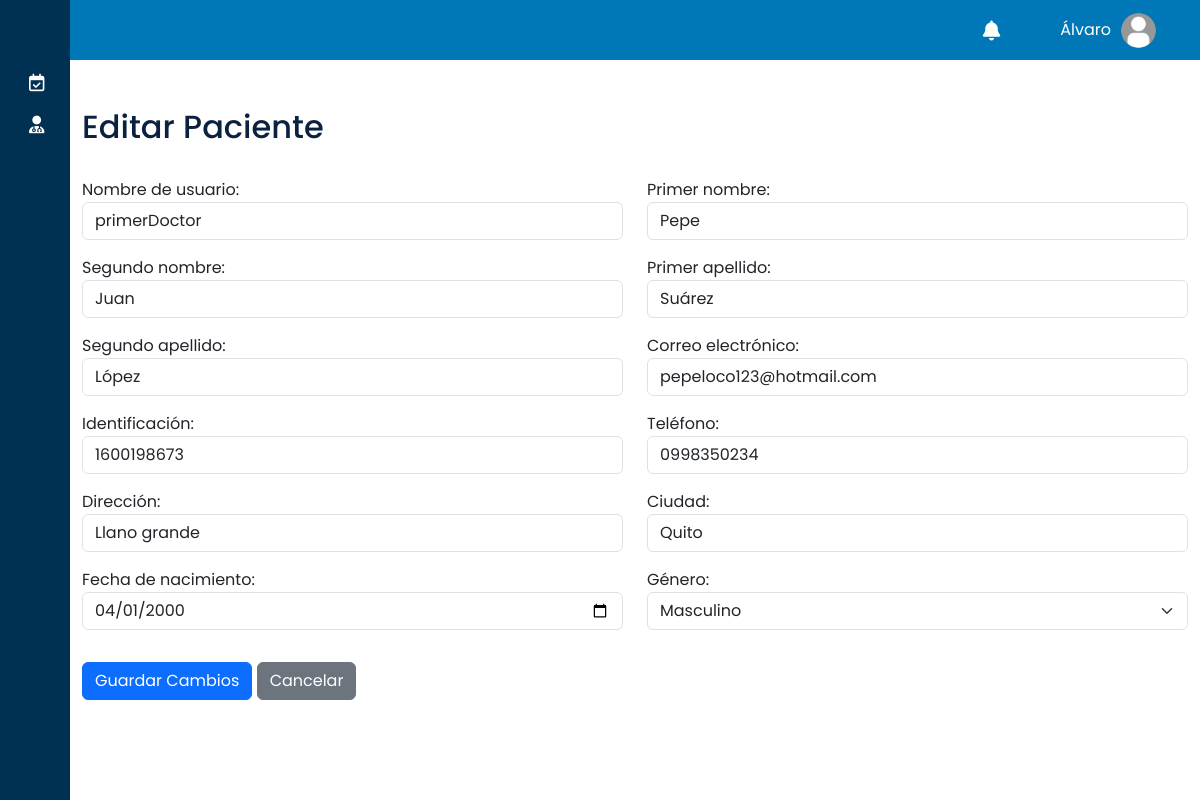
Screenshot of /core/edit_patient/3/ (signed in) with the database file from the repository.
### core/models.py (models this page shows, shortened)
class User(AbstractUser):
    middle_name = models.CharField(max_length=30, blank=True, null=True)
    maternal_surname = models.CharField(max_length=30, blank=True, null=True)
    identification = models.CharField(max_length=13, blank=True, null=True)
    address = models.CharField(max_length=50, blank=True, null=True)
    city = models.CharField(max_length=15, blank=True, null=True)
    phone_number = models.CharField(max_length=10, blank=True, null=True)
    birth_date = models.DateField(blank=True, null=True)
    GENRE_CHOICES = [
        ('M', 'Masculino'),
        ('F', 'Femenino'),
    ]
    genre = models.CharField(
        max_length=1, choices=GENRE_CHOICES, blank=False, null=False)

### core/views/patient_views.py (the view)
@login_required
def create_or_edit_patient(request, patient_id=None):
    is_editing = patient_id is not None
    patient = None
    if is_editing:
        patient = get_object_or_404(User, pk=patient_id)
    if request.method == 'POST':
        form = UserForm(request.POST, instance=patient)
        if form.is_valid():
            try:
                patient = form.save(commit=False)
                if not is_editing:
                    password = generate_password()
                    patient.set_password(password)
                patient.modified_by = request.user
                patient.save()
                if not is_editing:
                    patient_group, created = Group.objects.get_or_create(
                        name='Paciente')
                    patient.groups.add(patient_group)
                    messages.success(
                        request, f'Paciente creado con éxito. La contraseña generada es: {password}'
                    )
                else:
                    messages.success(
                        request, 'Paciente actualizado con éxito.')
                return redirect('manage_patients')
            except Exception as e:
                messages.error(
                    request, f'Error al guardar el paciente: {str(e)}')
        else:
            for field, errors in form.errors.items():
                for error in errors:
                    messages.error(
                        request, f"{form.fields[field].label}: {error}")
    else:
        if patient and patient.birth_date:
            patient.birth_date = patient.birth_date.strftime('%Y-%m-%d')
        form = UserForm(instance=patient)
    return render(request, 'receptionist/create_or_edit_patient.html', {
        'form': form,
        'is_editing': is_editing
    })

### core/context_processors.py (called while the page is built)
def group_context(request):
    if request.user.is_authenticated:
        return {
            'is_paciente': request.user.groups.filter(name='Paciente').exists(),
            'is_administrador': request.user.groups.filter(name='Administrador').exists(),
            'is_secretaria': request.user.groups.filter(name='Secretaria').exists(),
            'is_doctor': request.user.groups.filter(name='Doctor').exists(),
            'is_manager': request.user.groups.filter(name='Gerencia').exists(),
        }
    return {}

def notifications_processor(request):
    if request.user.is_authenticated:
        notifications = Notification.objects.filter(
            patient=request.user,
            is_read=False
        ).order_by('-created_at')
        return {
            'notifications': notifications,
            'unread_notifications': notifications,
        }
    return {'notifications': None, 'unread_notifications': None}

### core/templates/receptionist/create_or_edit_patient.html (shortened to what this page needs)
{% extends 'shared/base.html' %}
{% block content %}
<div class="container mt-5">
    <h2>
        {% if is_editing %}
            Editar Paciente
        {% else %}
            Crear Paciente
        {% endif %}
    </h2>
    <br>
    <form method="post">
        <div class="row">
            <div class="col-md-6 mb-3">
                {{ form.username.label_tag }}
                {{ form.username }}
            </div>
            <div class="col-md-6 mb-3">
                {{ form.first_name.label_tag }}
                {{ form.first_name }}
            </div>
        </div>
        <div class="row">
            <div class="col-md-6 mb-3">
                {{ form.middle_name.label_tag }}
                {{ form.middle_name }}
            </div>
            <div class="col-md-6 mb-3">
                {{ form.last_name.label_tag }}
                {{ form.last_name }}
            </div>
        </div>
        <div class="row">
            <div class="col-md-6 mb-3">
                {{ form.maternal_surname.label_tag }}
                {{ form.maternal_surname }}
            </div>
            <div class="col-md-6 mb-3">
                {{ form.email.label_tag }}
                {{ form.email }}
            </div>
        </div>
        <div class="row">
            <div class="col-md-6 mb-3">
                {{ form.identification.label_tag }}
                {{ form.identification }}
            </div>
            <div class="col-md-6 mb-3">
                {{ form.phone_number.label_tag }}
                {{ form.phone_number }}
            </div>
        </div>
        <div class="row">
            <div class="col-md-6 mb-3">
                {{ form.address.label_tag }}
                {{ form.address }}
            </div>
            <div class="col-md-6 mb-3">
                {{ form.city.label_tag }}
                {{ form.city }}
            </div>
        </div>
        <div class="row">
            <div class="col-md-6 mb-3">
                {{ form.birth_date.label_tag }}
                {{ form.birth_date }}
            </div>
            <div class="col-md-6 mb-3">
                {{ form.genre.label_tag }}
                {{ form.genre }}
            </div>
        </div>
        <div class="row">
        </div>
        <button type="submit" class="btn btn-primary">
            {% if is_editing %}
                Guardar Cambios
            {% else %}
                Crear
            {% endif %}
        </button>
        <a href="{% url 'manage_patients' %}" class="btn btn-secondary">Cancelar</a>
    </form>
</div>
{% endblock %}

### core/templates/shared/base.html (shortened to what this page needs)
{% load static %}
<!DOCTYPE html>
<html lang="en">
<head>
    <link href="https://cdn.lineicons.com/4.0/lineicons.css" rel="stylesheet" />
    <link rel="stylesheet" href="https://cdnjs.cloudflare.com/ajax/libs/font-awesome/6.5.2/css/all.min.css">
    <link href="https://cdn.jsdelivr.net/npm/bootstrap@5.3.0-alpha3/dist/css/bootstrap.min.css" rel="stylesheet"
>
    <link href="https://cdn.jsdelivr.net/npm/gridjs/dist/theme/mermaid.min.css" rel="stylesheet" />
    <link href="https://cdn.jsdelivr.net/npm/tom-select@2.0.0/dist/css/tom-select.css" rel="stylesheet">
    <link rel="stylesheet" href="{% static '/styles/main.css' %}">
    <link href="https://cdn.jsdelivr.net/npm/fullcalendar@6.1.15/index.global.min.css" rel="stylesheet" />
</head>
<body>
    <div class="wrapper">
        <aside id="sidebar">
            <div class="d-flex">
                <button class="toggle-btn" type="button">
                </button>
            </div>
            <ul class="sidebar-nav">
                {% if is_paciente %}
                <li class="sidebar-item">
                    <a href="#" class="sidebar-link collapsed has-dropdown" data-bs-toggle="collapse"
                        data-bs-target="#auth" aria-expanded="false" aria-controls="auth">
                        <i class="fa-regular fa-calendar-check"></i>
                    </a>
                </li>
                <li class="sidebar-item">
                    <a href="{% url 'search_doctors_patient' %}" class="sidebar-link"
                        title="Ver especialidades y médicos" aria-label="Ver especialidades y médicos">
                        <i class="fa-solid fa-user-doctor"></i>
                    </a>
                </li>
                <li class="sidebar-item">
                    <a href="{% url 'configuration' %}" class="sidebar-link" title="Configuración de cuenta"
                        aria-label="Ir a configuración de cuenta">
                    </a>
                </li>
                {% endif %}
            </ul>
            <div class="sidebar-footer">
                <a href="{% url 'account_logout' %}" class="sidebar-link" title="Cerrar sesión"
                    aria-label="Cerrar sesión">
                </a>
            </div>
        </aside>
        <div class="main2">
            <div class="dashboard-navbar">
                <div class="navbar-content">
                    <ul class="main-nav">
                        <li class="notifications-link">
                            <div class="notifications-toggle">
                                <i class="fa-solid fa-bell fa-lg" style="color: #ffffff;" title="Notificaciones"
                                    aria-label="Notificaciones">
                                </i>
                            </div>
                        </li>
                        <li class="user-link">
                            <div class="user-info">
                                <span class="user-name">{{ request.user.first_name }}</span>
                                <a href="#">
                                    <img src="{% static 'images/account.png' %}" alt="Profile" class="avatar">
                                </a>
                            </div>
                        </li>
                    </ul>
                </div>
            </div>
            {% block content %}
            {% endblock %}
        </div>
    </div>
</body>
</html>

### core/static/styles/main.css (style rules this page uses)
a { text-decoration: none; color: #6366f1; }
li { list-style: none; }
h2 { color: #0a2240; }
img { vertical-align: middle; max-width: 100%; }
body { font-family: 'Poppins', sans-serif; }
.wrapper { display: flex; min-height: 100vh; }
.main2 { display: flex; flex-direction: column; width: 100%; overflow: hidden; }
#sidebar { width: 70px; min-width: 70px; z-index: 1000; transition: all .25s ease-in-out; background-color: #003153; display: flex; flex-direction: column; }
.toggle-btn { background-color: transparent; cursor: pointer; border: 0; padding: 1rem 1.5rem; }
.sidebar-nav { padding: 2rem 0; flex: 1 1 auto; }
a.sidebar-link { padding: .625rem 1.625rem; color: #FFF; display: block; font-size: 0.9rem; white-space: nowrap; border-left: 3px solid transparent; }
.sidebar-link i { font-size: 1.1rem; margin-right: .75rem; }
.sidebar-item { position: relative; }
.dashboard-navbar { flex-wrap: nowrap; height: 60px; min-height: 60px; padding: 0.5rem 1.5rem; background-color: #0077B6; width: 100%; }
.dashboard-navbar .navbar-content { display: flex; justify-content: flex-end; align-items: center; height: 100%; }
.dashboard-navbar .main-nav { display: flex; align-items: center; height: 100%; margin: 0; padding: 0; list-style: none; margin-left: auto; }
.user-link { position: relative; display: flex; align-items: center; }
.user-info { display: flex; align-items: center; gap: 10px; margin-right: 20px; }
.user-name { margin: 0; color: #fff; cursor: pointer; }
.avatar { width: 35px; height: 35px; border-radius: 50%; }
.notifications-link { position: relative; margin-right: 50px; display: flex; align-items: center; }
.notifications-toggle { cursor: pointer; padding: 10px; display: flex; align-items: center; }

### rows the page displays
User: user.first_name "Álvaro"
User: username "primerDoctor", first_name "Pepe", middle_name "Juan", last_name "Suárez", maternal_surname "López", email "pepeloco123@hotmail.com", identification "1600198673", phone_number "0998350234", address "Llano grande", city "Quito", birth_date "04/01/2000", genre "Masculino"
